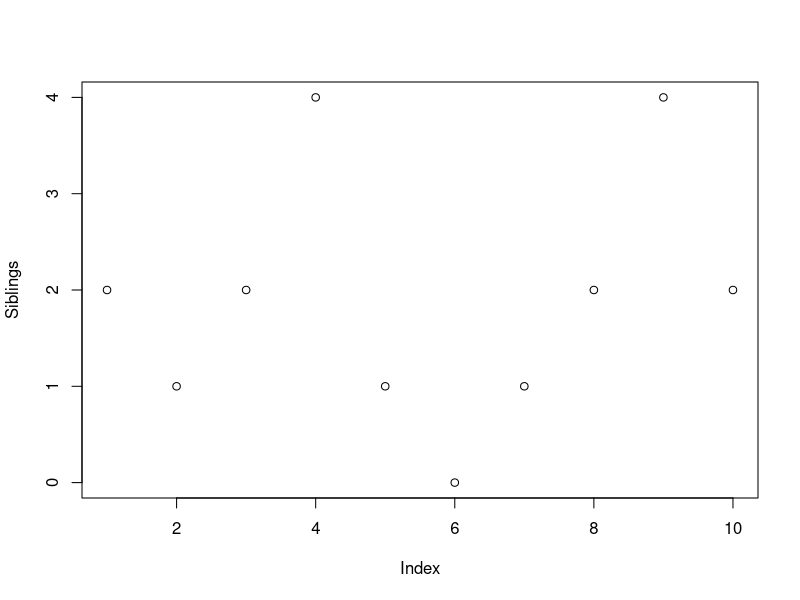
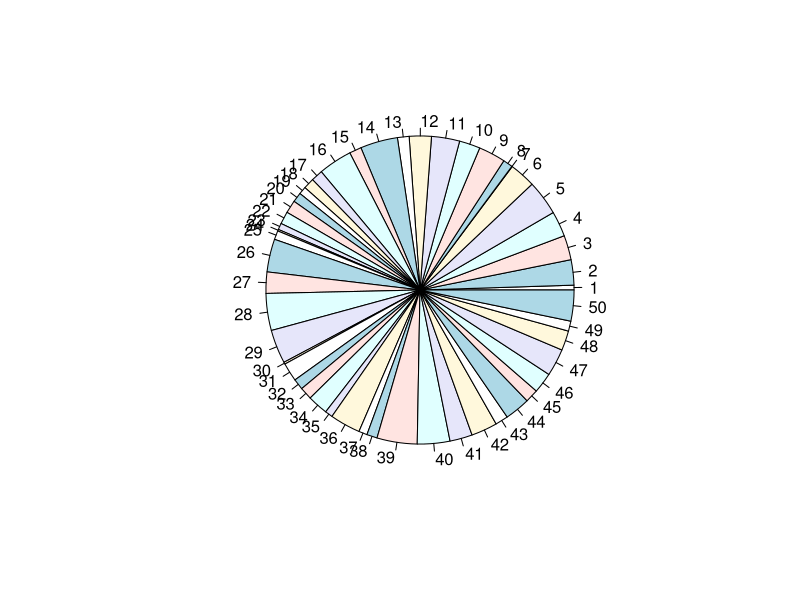

Recreate these plots in R, in order. (Note: this script raises an error after producing the figures.)
Student=c('A','A','P','P','A','P','A')
Student
Color=c("Red","Blue","Green","Magenta","Green","Black","Blue","Black")
Color
Siblings=c('2','1','2','4','1','0','1','2','4','2')
Siblings
table(Student)
table(Color)
table(Siblings)
plot(Siblings)
cbind(table(Student))
set.seed(1234)
marks=ceiling(runif(50,0,100))
marks
marks
set.seed(12345)
marks=floor(runif(70,100,1000))
marks
range(marks)
set.seed(1234)
marks=ceiling(runif(50,0,100))
marks
cat(marks)
range(marks)
breaks=seq(0,100,by=10)
marks
marks.cut=cut(marks,breaks)
marks
marks.cut
cat(marks)
range(marks)
marks.table=table(marks.cut)
cbind(marks.table)
pie(marks)
pie(Siblings)
Siblkings
Siblings
pie(Siblings)
pie(table(siblings))
pie(table(Siblings))
hist(table(Siblings))
mean(table(Siblings))
median(table(Siblings))
mode(table(Siblings))
counts <- table(mtcars$gear)
barplot(counts, main="Car Distribution", xlab="Number of Gears")
marks.table
table(marks)
marks.table
z=cbind(marks.table)
z
rownames(z)
?barplot

barplot(z, beside = TRUE,
        col = c("lightblue", "mistyrose", "lightcyan",
                "lavender", "cornsilk"),
        legend = rownames(VADeaths), ylim = c(0, 20))
z <- table(rpois(100, lambda=5))
names(z) <- paste("long", names(DD), sep="_")
title(main = "Yo! I made a barplot", font.main = 4)
midpts <- barplot(z, row=rainbow(20), names.arg="")
str(VADeaths)
head(VADeaths)
